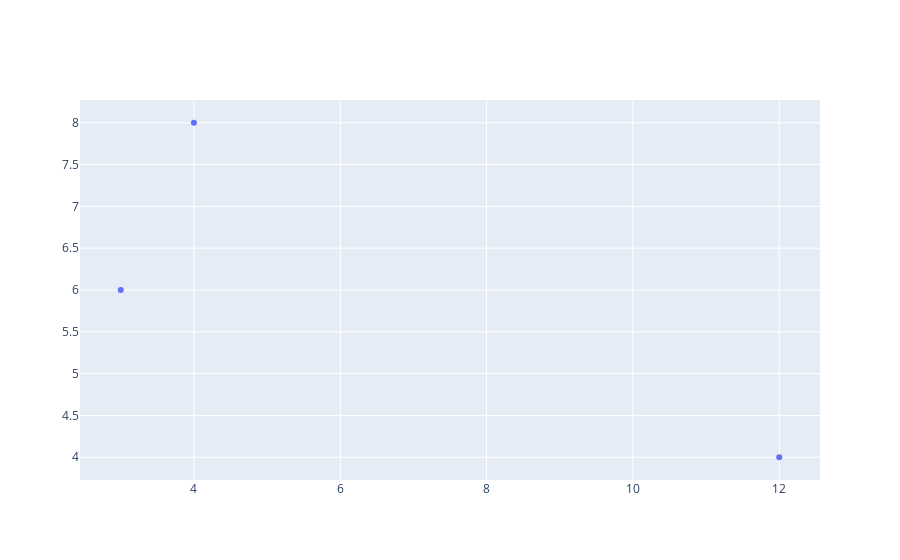

The notebook cell this image was saved under:
### Code cell
# bubble graph.

import plotly.graph_objects as go

x = [12,3,4]
y = [4,6,8,10]

fig = go.Figure(go.Scatter(x=x,y=y, mode = 'markers'))
fig.show()

### Figure 1 — Plotly figure (JSON) as saved in the notebook; plotly's stock layout.template omitted (floating-point values rounded to 4 significant figures)
{"data": [{"mode": "markers", "type": "scatter", "x": [12, 3, 4], "y": [4, 6, 8, 10]}], "layout": {"autosize": true, "xaxis": {"autorange": true, "range": [2.455, 12.55], "type": "linear"}, "yaxis": {"autorange": true, "range": [3.67, 8.33], "type": "linear"}}}
